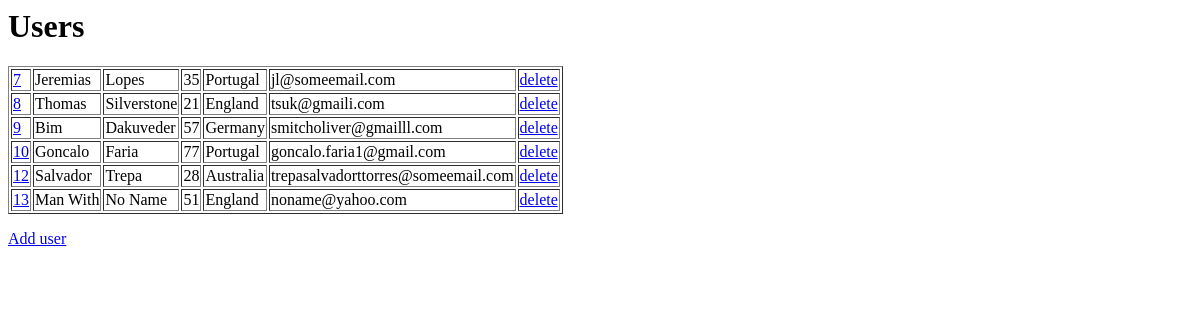
The app's page /users/, older data.
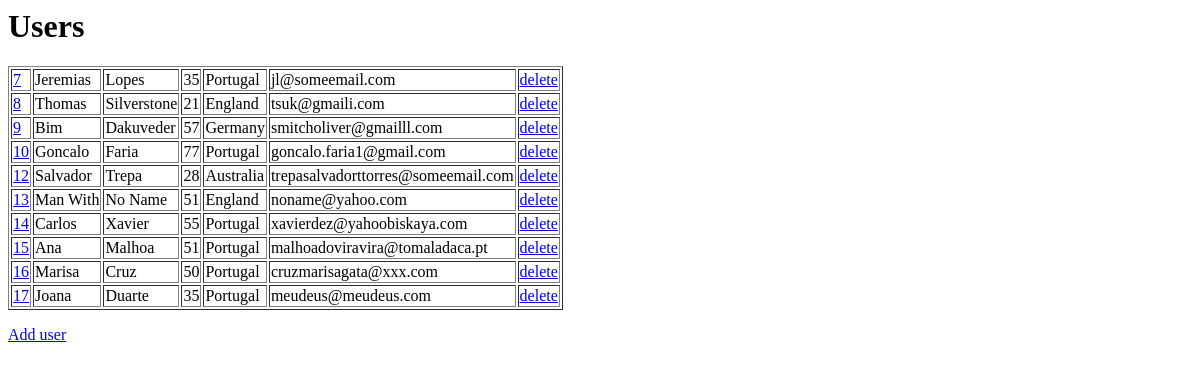
The same page, newer data.
### users/models.py (models this page shows)
class Users(models.Model):
    firstname = models.CharField(max_length=255)
    lastname = models.CharField(max_length=255)
    age = models.IntegerField(blank=True, null=True)
    country = models.CharField(max_length=200, blank=True, null=True)
    email_field = models.EmailField(
        max_length=255, unique=True, blank=True, null=True)

### users/views.py (the view)
# urls.py: path("", views.index, name="index_bills"),
def index(request):
    myusers = Users.objects.all().values()
    template = loader.get_template("index.html")
    context = {
        "myusers": myusers
    }
    return HttpResponse(template.render(context, request))

### users/templates/index.html
<h1>Users</h1>
<table border="1">
  {% for x in myusers %}
  <tr>
    <td><a href="update/{{ x.id }}">{{ x.id}}</a></td>
    <td>{{ x.firstname }}</td>
    <td>{{ x.lastname }}</td>
    <td>{{ x.age }}</td>
    <td>{{ x.country }}</td>
    <td>{{ x.email_field }}</td>
    <td><a href="delete/{{ x.id }}">delete</a></td>
  </tr>
  {% endfor %}
</table>
<p>
  <a href="add/">Add user</a>
</p>

Row changes from the older to the newer data that the page shows:
added Users: id "14", firstname "Carlos", lastname "Xavier", age "55", country "Portugal", email_field "xavierdez@yahoobiskaya.com"
added Users: id "15", firstname "Ana", lastname "Malhoa", age "51", country "Portugal", email_field "malhoadoviravira@tomaladaca.pt"
added Users: id "16", firstname "Marisa", lastname "Cruz", age "50", country "Portugal", email_field "cruzmarisagata@xxx.com"
added Users: id "17", firstname "Joana", lastname "Duarte", age "35", country "Portugal", email_field "meudeus@meudeus.com"
